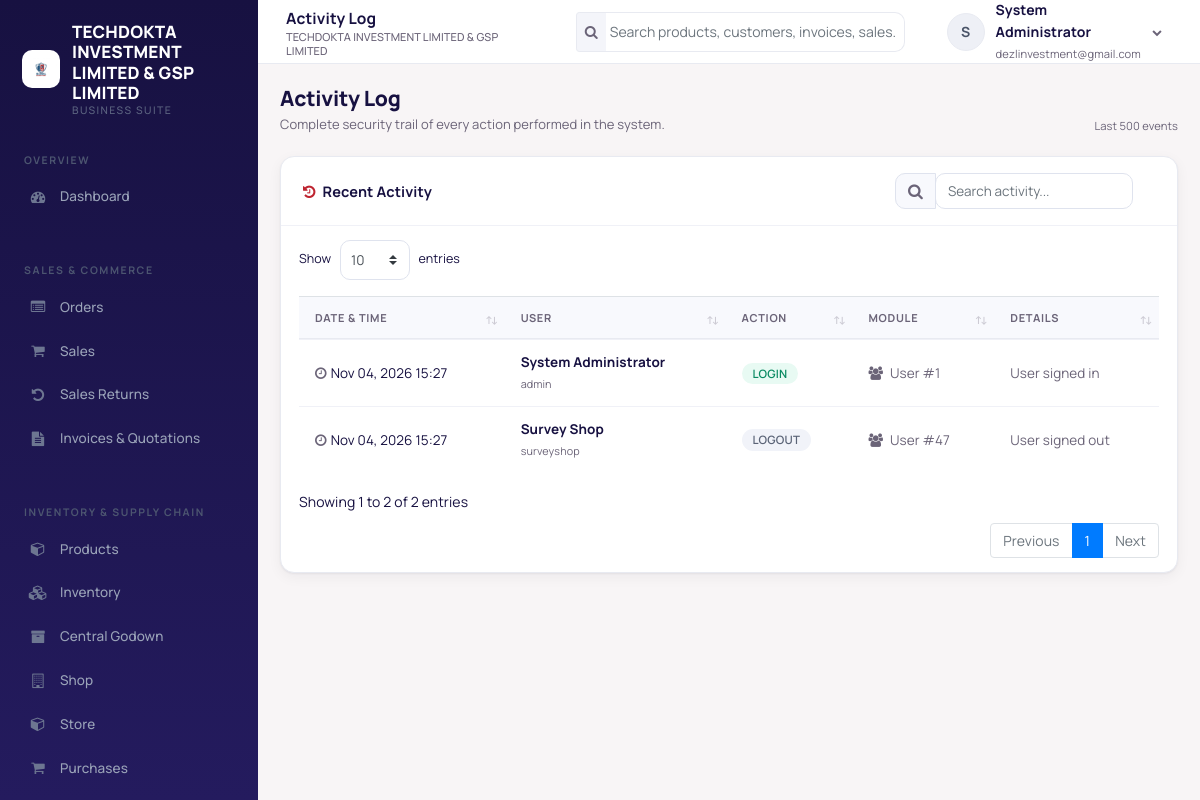
Screenshot of /audit-log.php (signed in) with the database file from the repository.
### tables this page shows
CREATE TABLE `users` (
  `user_id` int(10) UNSIGNED NOT NULL,
  `tenant_id` int(10) UNSIGNED NOT NULL,
  `username` varchar(100) NOT NULL,
  `email` varchar(191) NOT NULL,
  `password_hash` varchar(255) NOT NULL,
  `first_name` varchar(100) NOT NULL,
  `last_name` varchar(100) NOT NULL,
  `phone` varchar(50) DEFAULT NULL,
  `is_active` tinyint(1) NOT NULL DEFAULT 1,
  `last_login` datetime DEFAULT NULL,
  `created_at` timestamp NOT NULL DEFAULT current_timestamp()
);

CREATE TABLE `audit_logs` (
  `log_id` int(10) UNSIGNED NOT NULL,
  `tenant_id` int(10) UNSIGNED NOT NULL,
  `user_id` int(10) UNSIGNED DEFAULT NULL,
  `action` varchar(50) NOT NULL,
  `entity_type` varchar(50) DEFAULT NULL,
  `entity_id` int(10) UNSIGNED DEFAULT NULL,
  `details` text DEFAULT NULL,
  `created_at` timestamp NOT NULL DEFAULT current_timestamp()
);

### audit-log.php (the view, shortened to what the rows shown need)
<?php
require_once 'header.php';
require_once 'auth_check.php';
$page_title = 'Activity Log';
$logs = fetch_all(
    "SELECT l.*, u.first_name, u.last_name, u.username
     FROM audit_logs l
     LEFT JOIN users u ON u.user_id = l.user_id
     WHERE l.tenant_id = ?
     ORDER BY l.log_id DESC
     LIMIT 500",
    $current_user->tenant_id
);
$badges = [
    'login'     => 'badge-success',
    'logout'    => 'badge-secondary',
    'create'    => 'badge-primary',
    'update'    => 'badge-info',
    'delete'    => 'badge-danger',
    'cancel'    => 'badge-warning',
    'approve'   => 'badge-info',
    'dispatch'  => 'badge-primary',
    'receive'   => 'badge-success',
    'resolve'   => 'badge-success',
    'configure' => 'badge-info',
];
$entity_icons = [
    'pos_order'  => 'fa-shopping-cart',
    'invoice'    => 'fa-file-text',
    'payment'    => 'fa-money',
    'product'    => 'fa-cube',
    'customer'   => 'fa-address-book',
    'supplier'   => 'fa-truck',
    'user'       => 'fa-users',
    'role'       => 'fa-key',
    'settings'   => 'fa-cog',
    'stock'      => 'fa-cubes',
    'warehouse'  => 'fa-building',
    'stock_transfer' => 'fa-exchange',
    'godown_receipt' => 'fa-archive',
];
?>
<?php require_once 'navbar.php'; ?>
<?php require_once 'sidebar.php'; ?>
<div class="page-head">
    <div>
        <h1 class="page-title">Activity Log</h1>
    </div>
</div>
<div class="card">
    <div class="card-body p-0">
        <div class="table-responsive">
            <table class="table table-hover data-table mb-0">
                <thead>
                    <tr>
                        <th>Date &amp; Time</th>
                        <th>User</th>
                        <th>Action</th>
                        <th>Module</th>
                        <th>Details</th>
                    </tr>
                </thead>
                <tbody>
                    <?php foreach ($logs as $log): ?>
                    <tr>
                        <td class="text-nowrap"><i class="fa fa-clock-o mr-1 text-muted"></i><?php echo e(date('M d, Y H:i', strtotime($log['created_at']))); ?></td>
                        <td>
                            <?php if ($log['first_name']): ?>
                                <strong><?php echo e($log['first_name'] . ' ' . $log['last_name']); ?></strong><br>
                                <small class="text-muted"><?php echo e($log['username']); ?></small>
                            <?php else: ?>
                                <span class="text-muted">—</span>
                            <?php endif; ?>
                        </td>
                        <td><span class="badge <?php echo $badges[$log['action']] ?? 'badge-secondary'; ?>"><?php echo e(strtoupper($log['action'])); ?></span></td>
                        <td>
                            <span class="text-muted"><i class="fa <?php echo $entity_icons[$log['entity_type']] ?? 'fa-circle-o'; ?> mr-1"></i>
                            <?php echo e(str_replace('_', ' ', ucwords($log['entity_type'], '_'))); ?> #<?php echo (int)$log['entity_id']; ?></span>
                        </td>
                        <td class="text-muted"><?php echo e($log['details'] ?? ''); ?></td>
                    </tr>
                    <?php endforeach; ?>
                </tbody>
            </table>
        </div>
    </div>
</div>
<?php require_once 'footer.php'; ?>

### navbar.php (shortened to what the rows shown need)
<div class="app-main">
    <header class="topbar">
        <div class="topbar-title"><?php echo isset($page_title) ? e($page_title) : e(system_title()); ?><small><?php echo e(system_title()); ?></small></div>
        <div class="dropdown">
            <a href="#" class="user-menu" data-toggle="dropdown">
                <span class="avatar"><?php echo e(strtoupper(substr($current_user->first_name, 0, 1))); ?></span>
                <span class="hide-xs"><strong><?php echo e($current_user->fullName()); ?></strong><br><small class="text-muted"><?php echo e($current_user->email); ?></small></span>
                <i class="fa fa-chevron-down hide-xs" style="font-size:10px;color:var(--text-muted)"></i>
            </a>
        </div>
    </header>
    <main class="app-content">

### sidebar.php (shortened to what the rows shown need)
<aside class="sidebar" id="sidebar">
    <div class="sidebar-brand">
        <?php $sidebar_logo = system_logo_path(); ?>
        <?php if ($sidebar_logo !== ''): ?>
            <img src="<?php echo e($sidebar_logo); ?>" alt="" class="sidebar-logo">
        <?php endif; ?>
        <div class="brand-text"><?php echo e(system_title()); ?><small>Business Suite</small></div>
    </div>
</aside>

### rows the page displays
users: tenant "TECHDOKTA INVESTMENT LIMITED & GSP LIMITED", first_name "S", $current_user->fullName() "System Administrator", email "dezlinvestment@gmail.com"
audit_logs: created_at "Nov 04, 2026 15:27", user.last_name "System Administrator", user.username "admin", action "LOGIN", entity_type "User", entity "1", details "User signed in"
audit_logs: created_at "Nov 04, 2026 15:27", user.last_name "Survey Shop", user.username "surveyshop", action "LOGOUT", entity_type "User", entity "47", details "User signed out"

### other values shown
$page_title "Activity Log"
